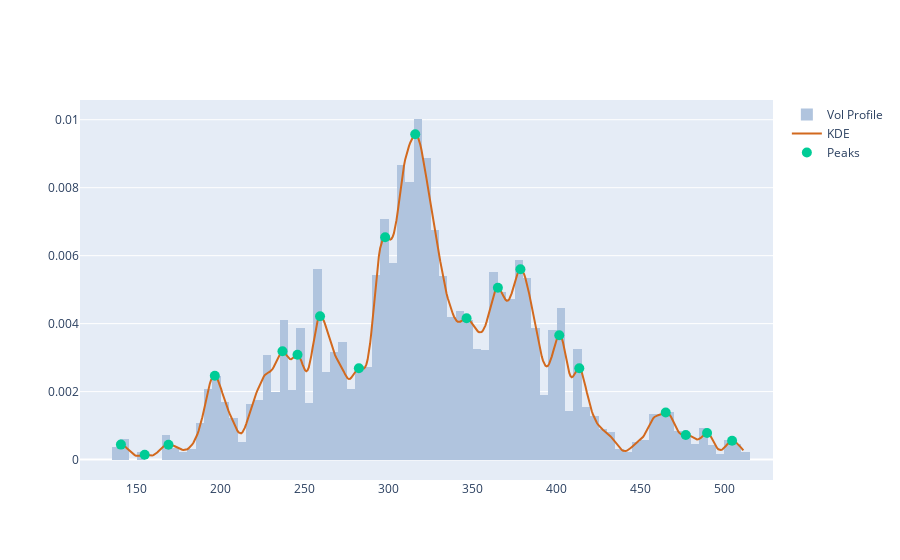

Notebook source saved alongside this figure:
### Markdown cell above
The Kernel Density Estimator (KDE) is a non-parametric method to estimate the probability density function of a continuous variable. It smooths the observed data using a kernel function, providing a continuous curve that represents the distribution of the data. KDE is useful for visualizing the underlying structure of the data, identifying modes, and comparing distributions.

### Code cell
# Volume Peaks
peaks,_ = signal.find_peaks(kdy)
pkx = xr[peaks]
pky = kdy[peaks]

pk_marker_args=dict(size=10)
fig = get_dist_plot(lulu.Close, lulu.Volume, xr, kdy)
fig.add_trace(go.Scatter(name="Peaks", x=pkx, y=pky, mode='markers', marker=pk_marker_args))

### Figure 1 — Plotly figure (JSON) as saved in the notebook; plotly's stock layout.template omitted (floating-point values rounded to 4 significant figures; data arrays with more than 128 entries replaced by an {"elided": "..."} marker saying what was removed)
{"data": [{"histfunc": "sum", "histnorm": "probability density", "marker": {"color": "#B0C4DE"}, "name": "Vol Profile", "nbinsx": 150, "type": "histogram", "x": {"elided": "1418 float values"}, "y": {"elided": "1418 float values"}}, {"marker": {"color": "#D2691E"}, "mode": "lines", "name": "KDE", "type": "scatter", "x": {"elided": "500 float values"}, "y": {"elided": "500 float values"}}, {"marker": {"size": 10}, "mode": "markers", "name": "Peaks", "type": "scatter", "x": [140.5, 154.6, 168.8, 196.4, 236.7, 245.7, 259.1, 282.2, 297.9, 315.8, 346.4, 365.1, 378.5, 401.6, 413.5, 465.0, 477.0, 489.7, 504.6], "y": [0.0004418, 0.0001428, 0.0004366, 0.002469, 0.003188, 0.003087, 0.00422, 0.002689, 0.006542, 0.009574, 0.004158, 0.005053, 0.005601, 0.003657, 0.002687, 0.001388, 0.0007249, 0.0007803, 0.0005536]}], "layout": {}}
